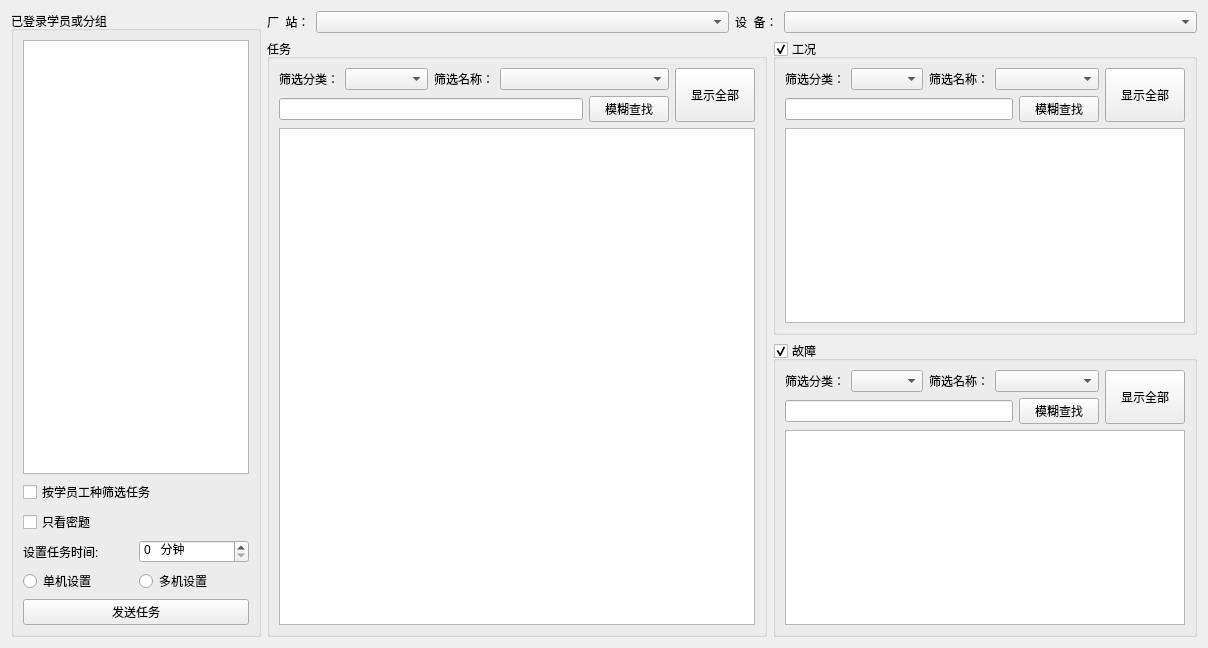
<?xml version="1.0" encoding="UTF-8"?>
<ui version="4.0">
 <class>CSetTaskTable</class>
 <widget class="QWidget" name="CSetTaskTable">
  <property name="geometry">
   <rect>
    <x>0</x>
    <y>0</y>
    <width>1208</width>
    <height>648</height>
   </rect>
  </property>
  <property name="windowTitle">
   <string>任务设置</string>
  </property>
  <property name="styleSheet">
   <string notr="true">font: 14pt &quot;宋体&quot;;</string>
  </property>
  <layout class="QGridLayout" name="gridLayout_4">
   <item row="0" column="0">
    <widget class="QGroupBox" name="groupBox">
     <property name="maximumSize">
      <size>
       <width>250</width>
       <height>16777215</height>
      </size>
     </property>
     <property name="styleSheet">
      <string notr="true">font: 11pt &quot;宋体&quot;;</string>
     </property>
     <property name="title">
      <string>已登录学员或分组</string>
     </property>
     <layout class="QGridLayout" name="gridLayout_5">
      <item row="0" column="0">
       <widget class="QListWidget" name="listUserAndGroups">
        <property name="sizePolicy">
         <sizepolicy hsizetype="Expanding" vsizetype="Expanding">
          <horstretch>0</horstretch>
          <verstretch>0</verstretch>
         </sizepolicy>
        </property>
        <property name="styleSheet">
         <string notr="true">font: 14pt &quot;宋体&quot;;</string>
        </property>
       </widget>
      </item>
      <item row="1" column="0">
       <layout class="QVBoxLayout" name="verticalLayout">
        <item>
         <widget class="QCheckBox" name="checkBoxusertype">
          <property name="text">
           <string>按学员工种筛选任务</string>
          </property>
         </widget>
        </item>
        <item>
         <widget class="QCheckBox" name="checkBox_examonly">
          <property name="text">
           <string>只看密题</string>
          </property>
         </widget>
        </item>
       </layout>
      </item>
      <item row="2" column="0">
       <layout class="QHBoxLayout" name="horizontalLayout_9">
        <item>
         <widget class="QLabel" name="label">
          <property name="text">
           <string>设置任务时间:</string>
          </property>
         </widget>
        </item>
        <item>
         <widget class="QSpinBox" name="spinTimeLimit">
          <property name="correctionMode">
           <enum>QAbstractSpinBox::CorrectToPreviousValue</enum>
          </property>
          <property name="suffix">
           <string>   分钟</string>
          </property>
          <property name="prefix">
           <string/>
          </property>
          <property name="maximum">
           <number>1000</number>
          </property>
         </widget>
        </item>
       </layout>
      </item>
      <item row="3" column="0">
       <layout class="QHBoxLayout" name="horizontalLayout_10">
        <item>
         <widget class="QRadioButton" name="radioSingle">
          <property name="text">
           <string>单机设置</string>
          </property>
         </widget>
        </item>
        <item>
         <widget class="QRadioButton" name="radioMulti">
          <property name="text">
           <string>多机设置</string>
          </property>
         </widget>
        </item>
       </layout>
      </item>
      <item row="4" column="0">
       <widget class="QPushButton" name="buttonSend">
        <property name="sizePolicy">
         <sizepolicy hsizetype="Ignored" vsizetype="Fixed">
          <horstretch>0</horstretch>
          <verstretch>0</verstretch>
         </sizepolicy>
        </property>
        <property name="styleSheet">
         <string notr="true">font: 12pt &quot;宋体&quot;;</string>
        </property>
        <property name="text">
         <string>发送任务</string>
        </property>
       </widget>
      </item>
     </layout>
    </widget>
   </item>
   <item row="0" column="1">
    <layout class="QVBoxLayout" name="verticalLayout_9">
     <item>
      <layout class="QHBoxLayout" name="horizontalLayout_15">
       <item>
        <layout class="QHBoxLayout" name="horizontalLayout">
         <item>
          <widget class="QLabel" name="label_3">
           <property name="sizePolicy">
            <sizepolicy hsizetype="Fixed" vsizetype="Preferred">
             <horstretch>0</horstretch>
             <verstretch>0</verstretch>
            </sizepolicy>
           </property>
           <property name="styleSheet">
            <string notr="true">font: 12pt &quot;宋体&quot;;</string>
           </property>
           <property name="text">
            <string>厂  站：</string>
           </property>
          </widget>
         </item>
         <item>
          <widget class="QComboBox" name="comboStn">
           <property name="sizePolicy">
            <sizepolicy hsizetype="Expanding" vsizetype="Fixed">
             <horstretch>0</horstretch>
             <verstretch>0</verstretch>
            </sizepolicy>
           </property>
          </widget>
         </item>
        </layout>
       </item>
       <item>
        <layout class="QHBoxLayout" name="horizontalLayout_2">
         <item>
          <widget class="QLabel" name="label_4">
           <property name="sizePolicy">
            <sizepolicy hsizetype="Fixed" vsizetype="Preferred">
             <horstretch>0</horstretch>
             <verstretch>0</verstretch>
            </sizepolicy>
           </property>
           <property name="styleSheet">
            <string notr="true">font: 12pt &quot;宋体&quot;;</string>
           </property>
           <property name="text">
            <string>设  备：</string>
           </property>
          </widget>
         </item>
         <item>
          <widget class="QComboBox" name="comboDev">
           <property name="sizePolicy">
            <sizepolicy hsizetype="Expanding" vsizetype="Fixed">
             <horstretch>0</horstretch>
             <verstretch>0</verstretch>
            </sizepolicy>
           </property>
          </widget>
         </item>
        </layout>
       </item>
      </layout>
     </item>
     <item>
      <layout class="QHBoxLayout" name="horizontalLayout_14">
       <item>
        <widget class="QGroupBox" name="groupBoxTask">
         <property name="sizePolicy">
          <sizepolicy hsizetype="Preferred" vsizetype="Preferred">
           <horstretch>0</horstretch>
           <verstretch>0</verstretch>
          </sizepolicy>
         </property>
         <property name="minimumSize">
          <size>
           <width>500</width>
           <height>0</height>
          </size>
         </property>
         <property name="styleSheet">
          <string notr="true">font: 11pt &quot;宋体&quot;;</string>
         </property>
         <property name="title">
          <string>任务</string>
         </property>
         <property name="checkable">
          <bool>false</bool>
         </property>
         <layout class="QVBoxLayout" name="verticalLayout_3">
          <item>
           <layout class="QVBoxLayout" name="verticalLayout_2">
            <item>
             <layout class="QHBoxLayout" name="horizontalLayout_5">
              <item>
               <layout class="QGridLayout" name="gridLayout">
                <item row="0" column="0">
                 <layout class="QHBoxLayout" name="horizontalLayout_3">
                  <property name="sizeConstraint">
                   <enum>QLayout::SetDefaultConstraint</enum>
                  </property>
                  <item>
                   <widget class="QLabel" name="label_6">
                    <property name="sizePolicy">
                     <sizepolicy hsizetype="Fixed" vsizetype="Fixed">
                      <horstretch>0</horstretch>
                      <verstretch>0</verstretch>
                     </sizepolicy>
                    </property>
                    <property name="styleSheet">
                     <string notr="true">font: 10pt &quot;宋体&quot;;</string>
                    </property>
                    <property name="text">
                     <string>筛选分类：</string>
                    </property>
                   </widget>
                  </item>
                  <item>
                   <widget class="QComboBox" name="comboTaskFilterType"/>
                  </item>
                 </layout>
                </item>
                <item row="0" column="1" colspan="2">
                 <layout class="QHBoxLayout" name="horizontalLayout_4">
                  <property name="sizeConstraint">
                   <enum>QLayout::SetDefaultConstraint</enum>
                  </property>
                  <item>
                   <widget class="QLabel" name="label_5">
                    <property name="sizePolicy">
                     <sizepolicy hsizetype="Fixed" vsizetype="Fixed">
                      <horstretch>0</horstretch>
                      <verstretch>0</verstretch>
                     </sizepolicy>
                    </property>
                    <property name="styleSheet">
                     <string notr="true">font: 10pt &quot;宋体&quot;;</string>
                    </property>
                    <property name="text">
                     <string>筛选名称：</string>
                    </property>
                   </widget>
                  </item>
                  <item>
                   <widget class="QComboBox" name="comboTaskFilterName">
                    <property name="sizePolicy">
                     <sizepolicy hsizetype="Expanding" vsizetype="Fixed">
                      <horstretch>0</horstretch>
                      <verstretch>0</verstretch>
                     </sizepolicy>
                    </property>
                   </widget>
                  </item>
                 </layout>
                </item>
                <item row="1" column="0" colspan="2">
                 <widget class="QLineEdit" name="editTaskFilter">
                  <property name="alignment">
                   <set>Qt::AlignLeading|Qt::AlignLeft|Qt::AlignVCenter</set>
                  </property>
                 </widget>
                </item>
                <item row="1" column="2">
                 <widget class="QPushButton" name="buttonTaskFilter">
                  <property name="sizePolicy">
                   <sizepolicy hsizetype="Fixed" vsizetype="Fixed">
                    <horstretch>0</horstretch>
                    <verstretch>0</verstretch>
                   </sizepolicy>
                  </property>
                  <property name="styleSheet">
                   <string notr="true"/>
                  </property>
                  <property name="text">
                   <string>模糊查找</string>
                  </property>
                 </widget>
                </item>
               </layout>
              </item>
              <item>
               <widget class="QPushButton" name="buttonTaskShowAll">
                <property name="sizePolicy">
                 <sizepolicy hsizetype="Fixed" vsizetype="Preferred">
                  <horstretch>0</horstretch>
                  <verstretch>0</verstretch>
                 </sizepolicy>
                </property>
                <property name="text">
                 <string>显示全部</string>
                </property>
               </widget>
              </item>
             </layout>
            </item>
            <item>
             <widget class="QListView" name="listTask">
              <property name="minimumSize">
               <size>
                <width>0</width>
                <height>200</height>
               </size>
              </property>
              <property name="styleSheet">
               <string notr="true">font: 14pt &quot;宋体&quot;;</string>
              </property>
             </widget>
            </item>
           </layout>
          </item>
         </layout>
        </widget>
       </item>
       <item>
        <layout class="QVBoxLayout" name="verticalLayout_8">
         <item>
          <widget class="QGroupBox" name="groupBoxScene">
           <property name="sizePolicy">
            <sizepolicy hsizetype="Preferred" vsizetype="Preferred">
             <horstretch>0</horstretch>
             <verstretch>0</verstretch>
            </sizepolicy>
           </property>
           <property name="styleSheet">
            <string notr="true">font: 11pt &quot;宋体&quot;;</string>
           </property>
           <property name="title">
            <string>工况</string>
           </property>
           <property name="flat">
            <bool>false</bool>
           </property>
           <property name="checkable">
            <bool>true</bool>
           </property>
           <property name="checked">
            <bool>true</bool>
           </property>
           <layout class="QVBoxLayout" name="verticalLayout_4">
            <item>
             <layout class="QVBoxLayout" name="verticalLayout_5">
              <item>
               <layout class="QHBoxLayout" name="horizontalLayout_6">
                <item>
                 <layout class="QGridLayout" name="gridLayout_2">
                  <item row="0" column="0">
                   <layout class="QHBoxLayout" name="horizontalLayout_7">
                    <item>
                     <widget class="QLabel" name="label_7">
                      <property name="sizePolicy">
                       <sizepolicy hsizetype="Fixed" vsizetype="Fixed">
                        <horstretch>0</horstretch>
                        <verstretch>0</verstretch>
                       </sizepolicy>
                      </property>
                      <property name="styleSheet">
                       <string notr="true">font: 10pt &quot;宋体&quot;;</string>
                      </property>
                      <property name="text">
                       <string>筛选分类：</string>
                      </property>
                     </widget>
                    </item>
                    <item>
                     <widget class="QComboBox" name="comboSceneFilterType"/>
                    </item>
                   </layout>
                  </item>
                  <item row="0" column="1" colspan="2">
                   <layout class="QHBoxLayout" name="horizontalLayout_8">
                    <item>
                     <widget class="QLabel" name="label_8">
                      <property name="sizePolicy">
                       <sizepolicy hsizetype="Fixed" vsizetype="Fixed">
                        <horstretch>0</horstretch>
                        <verstretch>0</verstretch>
                       </sizepolicy>
                      </property>
                      <property name="styleSheet">
                       <string notr="true">font: 10pt &quot;宋体&quot;;</string>
                      </property>
                      <property name="text">
                       <string>筛选名称：</string>
                      </property>
                     </widget>
                    </item>
                    <item>
                     <widget class="QComboBox" name="comboSceneFilterName">
                      <property name="sizePolicy">
                       <sizepolicy hsizetype="Expanding" vsizetype="Fixed">
                        <horstretch>0</horstretch>
                        <verstretch>0</verstretch>
                       </sizepolicy>
                      </property>
                     </widget>
                    </item>
                   </layout>
                  </item>
                  <item row="1" column="0" colspan="2">
                   <widget class="QLineEdit" name="editSceneFilter">
                    <property name="alignment">
                     <set>Qt::AlignLeading|Qt::AlignLeft|Qt::AlignVCenter</set>
                    </property>
                   </widget>
                  </item>
                  <item row="1" column="2">
                   <widget class="QPushButton" name="buttonSceneFilter">
                    <property name="sizePolicy">
                     <sizepolicy hsizetype="Fixed" vsizetype="Fixed">
                      <horstretch>0</horstretch>
                      <verstretch>0</verstretch>
                     </sizepolicy>
                    </property>
                    <property name="styleSheet">
                     <string notr="true"/>
                    </property>
                    <property name="text">
                     <string>模糊查找</string>
                    </property>
                   </widget>
                  </item>
                 </layout>
                </item>
                <item>
                 <widget class="QPushButton" name="buttonSceneShowAll">
                  <property name="sizePolicy">
                   <sizepolicy hsizetype="Fixed" vsizetype="Preferred">
                    <horstretch>0</horstretch>
                    <verstretch>0</verstretch>
                   </sizepolicy>
                  </property>
                  <property name="text">
                   <string>显示全部</string>
                  </property>
                 </widget>
                </item>
               </layout>
              </item>
              <item>
               <widget class="QListView" name="listScene">
                <property name="minimumSize">
                 <size>
                  <width>0</width>
                  <height>150</height>
                 </size>
                </property>
                <property name="styleSheet">
                 <string notr="true">font: 14pt &quot;宋体&quot;;</string>
                </property>
               </widget>
              </item>
             </layout>
            </item>
           </layout>
          </widget>
         </item>
         <item>
          <widget class="QGroupBox" name="groupBoxFault">
           <property name="sizePolicy">
            <sizepolicy hsizetype="Preferred" vsizetype="Preferred">
             <horstretch>0</horstretch>
             <verstretch>0</verstretch>
            </sizepolicy>
           </property>
           <property name="styleSheet">
            <string notr="true">font: 11pt &quot;宋体&quot;;</string>
           </property>
           <property name="title">
            <string>故障</string>
           </property>
           <property name="flat">
            <bool>false</bool>
           </property>
           <property name="checkable">
            <bool>true</bool>
           </property>
           <property name="checked">
            <bool>true</bool>
           </property>
           <layout class="QVBoxLayout" name="verticalLayout_6">
            <item>
             <layout class="QVBoxLayout" name="verticalLayout_7">
              <item>
               <layout class="QHBoxLayout" name="horizontalLayout_11">
                <item>
                 <layout class="QGridLayout" name="gridLayout_3">
                  <item row="0" column="0">
                   <layout class="QHBoxLayout" name="horizontalLayout_12">
                    <item>
                     <widget class="QLabel" name="label_9">
                      <property name="sizePolicy">
                       <sizepolicy hsizetype="Fixed" vsizetype="Fixed">
                        <horstretch>0</horstretch>
                        <verstretch>0</verstretch>
                       </sizepolicy>
                      </property>
                      <property name="styleSheet">
                       <string notr="true">font: 10pt &quot;宋体&quot;;</string>
                      </property>
                      <property name="text">
                       <string>筛选分类：</string>
                      </property>
                     </widget>
                    </item>
                    <item>
                     <widget class="QComboBox" name="comboFaultFilterType"/>
                    </item>
                   </layout>
                  </item>
                  <item row="0" column="1" colspan="2">
                   <layout class="QHBoxLayout" name="horizontalLayout_13">
                    <item>
                     <widget class="QLabel" name="label_10">
                      <property name="sizePolicy">
                       <sizepolicy hsizetype="Fixed" vsizetype="Fixed">
                        <horstretch>0</horstretch>
                        <verstretch>0</verstretch>
                       </sizepolicy>
                      </property>
                      <property name="styleSheet">
                       <string notr="true">font: 10pt &quot;宋体&quot;;</string>
                      </property>
                      <property name="text">
                       <string>筛选名称：</string>
                      </property>
                     </widget>
                    </item>
                    <item>
                     <widget class="QComboBox" name="comboFaultFilterName">
                      <property name="sizePolicy">
                       <sizepolicy hsizetype="Expanding" vsizetype="Fixed">
                        <horstretch>0</horstretch>
                        <verstretch>0</verstretch>
                       </sizepolicy>
                      </property>
                     </widget>
                    </item>
                   </layout>
                  </item>
                  <item row="1" column="0" colspan="2">
                   <widget class="QLineEdit" name="editFaultFilter">
                    <property name="alignment">
                     <set>Qt::AlignLeading|Qt::AlignLeft|Qt::AlignVCenter</set>
                    </property>
                   </widget>
                  </item>
                  <item row="1" column="2">
                   <widget class="QPushButton" name="buttonFaultFilter">
                    <property name="sizePolicy">
                     <sizepolicy hsizetype="Fixed" vsizetype="Fixed">
                      <horstretch>0</horstretch>
                      <verstretch>0</verstretch>
                     </sizepolicy>
                    </property>
                    <property name="styleSheet">
                     <string notr="true"/>
                    </property>
                    <property name="text">
                     <string>模糊查找</string>
                    </property>
                   </widget>
                  </item>
                 </layout>
                </item>
                <item>
                 <widget class="QPushButton" name="buttonFaultShowAll">
                  <property name="sizePolicy">
                   <sizepolicy hsizetype="Fixed" vsizetype="Preferred">
                    <horstretch>0</horstretch>
                    <verstretch>0</verstretch>
                   </sizepolicy>
                  </property>
                  <property name="text">
                   <string>显示全部</string>
                  </property>
                 </widget>
                </item>
               </layout>
              </item>
              <item>
               <widget class="QListView" name="listFault">
                <property name="minimumSize">
                 <size>
                  <width>0</width>
                  <height>150</height>
                 </size>
                </property>
                <property name="styleSheet">
                 <string notr="true">font: 14pt &quot;宋体&quot;;</string>
                </property>
               </widget>
              </item>
             </layout>
            </item>
           </layout>
          </widget>
         </item>
        </layout>
       </item>
      </layout>
     </item>
    </layout>
   </item>
  </layout>
 </widget>
 <resources/>
 <connections/>
</ui>
